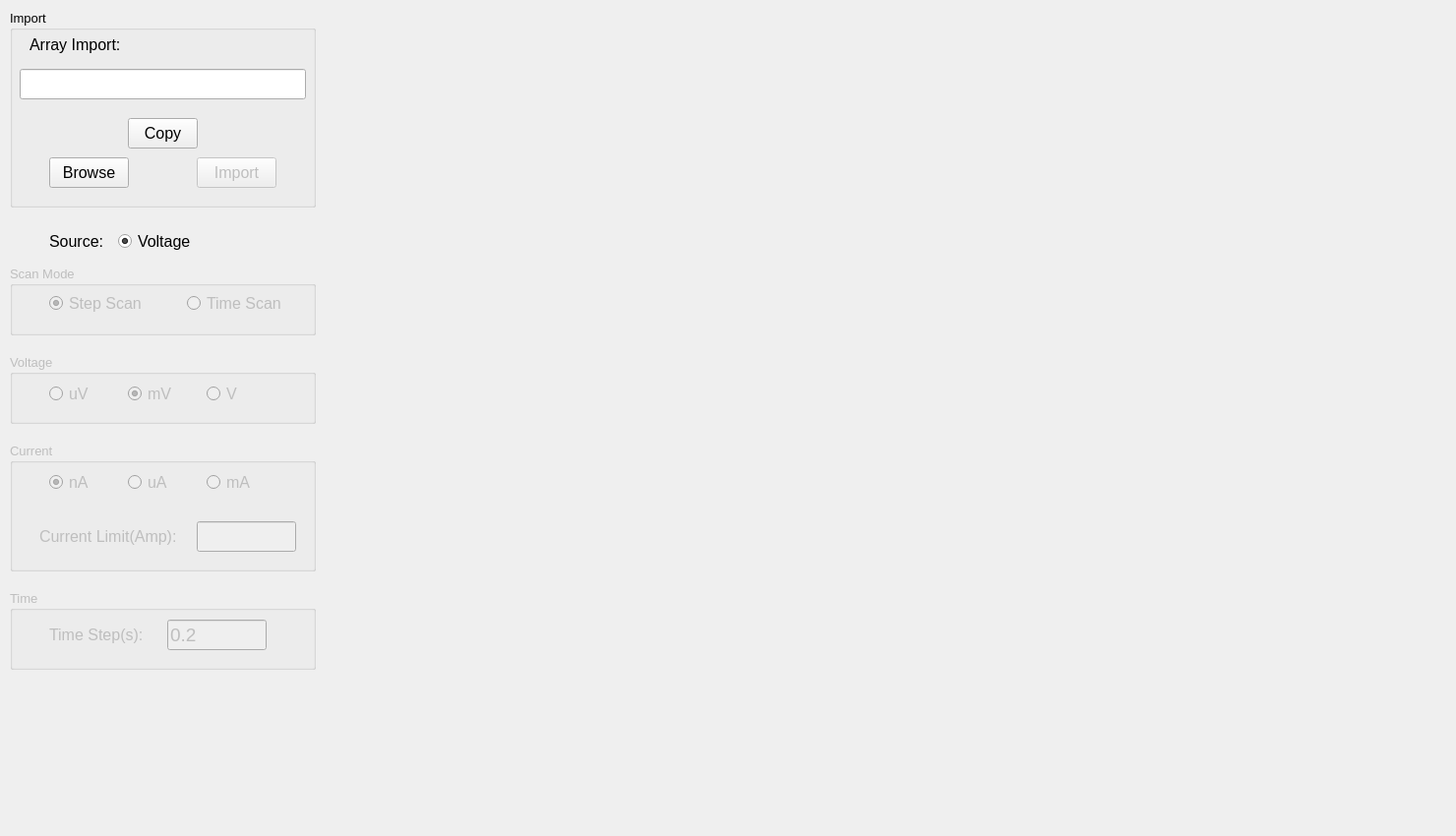
              <widget class="QWidget" name="tab_10">
               <attribute name="title">
                <string>Imported Plot</string>
               </attribute>
               <widget class="QWidget" name="widget_import" native="true">
                <property name="geometry">
                 <rect>
                  <x>320</x>
                  <y>0</y>
                  <width>1151</width>
                  <height>841</height>
                 </rect>
                </property>
                <widget class="MatplotlibWidget" name="mplwidget_import">
                 <property name="geometry">
                  <rect>
                   <x>520</x>
                   <y>230</y>
                   <width>16</width>
                   <height>16</height>
                  </rect>
                 </property>
                </widget>
               </widget>
               <widget class="QGroupBox" name="groupBox_import_keithley">
                <property name="geometry">
                 <rect>
                  <x>10</x>
                  <y>10</y>
                  <width>311</width>
                  <height>201</height>
                 </rect>
                </property>
                <property name="font">
                 <font>
                  <pointsize>10</pointsize>
                 </font>
                </property>
                <property name="title">
                 <string>Import</string>
                </property>
                <widget class="QLineEdit" name="lineEdit_directory_keithley">
                 <property name="geometry">
                  <rect>
                   <x>10</x>
                   <y>60</y>
                   <width>291</width>
                   <height>31</height>
                  </rect>
                 </property>
                 <property name="font">
                  <font>
                   <pointsize>10</pointsize>
                  </font>
                 </property>
                </widget>
                <widget class="QLabel" name="label_7">
                 <property name="geometry">
                  <rect>
                   <x>20</x>
                   <y>20</y>
                   <width>111</width>
                   <height>31</height>
                  </rect>
                 </property>
                 <property name="font">
                  <font>
                   <pointsize>12</pointsize>
                  </font>
                 </property>
                 <property name="text">
                  <string>Array Import:</string>
                 </property>
                </widget>
                <widget class="QPushButton" name="pushButton_browse_keithley">
                 <property name="geometry">
                  <rect>
                   <x>40</x>
                   <y>150</y>
                   <width>81</width>
                   <height>31</height>
                  </rect>
                 </property>
                 <property name="font">
                  <font>
                   <pointsize>12</pointsize>
                  </font>
                 </property>
                 <property name="text">
                  <string>Browse</string>
                 </property>
                </widget>
                <widget class="QPushButton" name="pushButton_import_keithley">
                 <property name="enabled">
                  <bool>false</bool>
                 </property>
                 <property name="geometry">
                  <rect>
                   <x>190</x>
                   <y>150</y>
                   <width>81</width>
                   <height>31</height>
                  </rect>
                 </property>
                 <property name="font">
                  <font>
                   <pointsize>12</pointsize>
                  </font>
                 </property>
                 <property name="text">
                  <string>Import</string>
                 </property>
                </widget>
                <widget class="QPushButton" name="pushButton_copy_keithley">
                 <property name="enabled">
                  <bool>true</bool>
                 </property>
                 <property name="geometry">
                  <rect>
                   <x>120</x>
                   <y>110</y>
                   <width>71</width>
                   <height>31</height>
                  </rect>
                 </property>
                 <property name="font">
                  <font>
                   <pointsize>12</pointsize>
                  </font>
                 </property>
                 <property name="text">
                  <string>Copy</string>
                 </property>
                </widget>
               </widget>
               <widget class="QGroupBox" name="groupBox_scan_mode_keithley">
                <property name="enabled">
                 <bool>false</bool>
                </property>
                <property name="geometry">
                 <rect>
                  <x>10</x>
                  <y>270</y>
                  <width>311</width>
                  <height>71</height>
                 </rect>
                </property>
                <property name="font">
                 <font>
                  <pointsize>10</pointsize>
                 </font>
                </property>
                <property name="title">
                 <string>Scan Mode</string>
                </property>
                <widget class="QRadioButton" name="radioButton_timescan_keithley">
                 <property name="geometry">
                  <rect>
                   <x>180</x>
                   <y>30</y>
                   <width>101</width>
                   <height>17</height>
                  </rect>
                 </property>
                 <property name="font">
                  <font>
                   <pointsize>12</pointsize>
                  </font>
                 </property>
                 <property name="text">
                  <string>Time Scan</string>
                 </property>
                 <property name="checked">
                  <bool>false</bool>
                 </property>
                </widget>
                <widget class="QRadioButton" name="radioButton_stepscan_keithley">
                 <property name="enabled">
                  <bool>false</bool>
                 </property>
                 <property name="geometry">
                  <rect>
                   <x>40</x>
                   <y>30</y>
                   <width>101</width>
                   <height>17</height>
                  </rect>
                 </property>
                 <property name="font">
                  <font>
                   <pointsize>12</pointsize>
                  </font>
                 </property>
                 <property name="text">
                  <string>Step Scan</string>
                 </property>
                 <property name="checkable">
                  <bool>true</bool>
                 </property>
                 <property name="checked">
                  <bool>true</bool>
                 </property>
                </widget>
               </widget>
               <widget class="QLabel" name="label">
                <property name="geometry">
                 <rect>
                  <x>50</x>
                  <y>230</y>
                  <width>61</width>
                  <height>31</height>
                 </rect>
                </property>
                <property name="font">
                 <font>
                  <pointsize>12</pointsize>
                 </font>
                </property>
                <property name="text">
                 <string>Source:</string>
                </property>
               </widget>
               <widget class="QRadioButton" name="radioButton_voltage_keithley">
                <property name="geometry">
                 <rect>
                  <x>120</x>
                  <y>230</y>
                  <width>81</width>
                  <height>31</height>
                 </rect>
                </property>
                <property name="font">
                 <font>
                  <pointsize>12</pointsize>
                 </font>
                </property>
                <property name="text">
                 <string>Voltage</string>
                </property>
                <property name="checked">
                 <bool>true</bool>
                </property>
               </widget>
               <widget class="QGroupBox" name="groupBox_voltage_keithley">
                <property name="enabled">
                 <bool>false</bool>
                </property>
                <property name="geometry">
                 <rect>
                  <x>10</x>
                  <y>360</y>
                  <width>311</width>
                  <height>71</height>
                 </rect>
                </property>
                <property name="font">
                 <font>
                  <pointsize>10</pointsize>
                 </font>
                </property>
                <property name="title">
                 <string>Voltage</string>
                </property>
                <widget class="QRadioButton" name="radioButton_uv_keithley">
                 <property name="geometry">
                  <rect>
                   <x>40</x>
                   <y>30</y>
                   <width>51</width>
                   <height>21</height>
                  </rect>
                 </property>
                 <property name="font">
                  <font>
                   <pointsize>12</pointsize>
                  </font>
                 </property>
                 <property name="text">
                  <string>uV</string>
                 </property>
                </widget>
                <widget class="QRadioButton" name="radioButton_mv_keithley">
                 <property name="geometry">
                  <rect>
                   <x>120</x>
                   <y>30</y>
                   <width>51</width>
                   <height>21</height>
                  </rect>
                 </property>
                 <property name="font">
                  <font>
                   <pointsize>12</pointsize>
                  </font>
                 </property>
                 <property name="text">
                  <string>mV</string>
                 </property>
                 <property name="checked">
                  <bool>true</bool>
                 </property>
                </widget>
                <widget class="QRadioButton" name="radioButton_v_keithley">
                 <property name="geometry">
                  <rect>
                   <x>200</x>
                   <y>30</y>
                   <width>41</width>
                   <height>21</height>
                  </rect>
                 </property>
                 <property name="font">
                  <font>
                   <pointsize>12</pointsize>
                  </font>
                 </property>
                 <property name="text">
                  <string>V</string>
                 </property>
                </widget>
               </widget>
               <widget class="QGroupBox" name="groupBox_current_keithley">
                <property name="enabled">
                 <bool>false</bool>
                </property>
                <property name="geometry">
                 <rect>
                  <x>10</x>
                  <y>450</y>
                  <width>311</width>
                  <height>131</height>
                 </rect>
                </property>
                <property name="font">
                 <font>
                  <pointsize>10</pointsize>
                 </font>
                </property>
                <property name="title">
                 <string>Current</string>
                </property>
                <widget class="QRadioButton" name="radioButton_na_keithley">
                 <property name="geometry">
                  <rect>
                   <x>40</x>
                   <y>30</y>
                   <width>51</width>
                   <height>21</height>
                  </rect>
                 </property>
                 <property name="font">
                  <font>
                   <pointsize>12</pointsize>
                  </font>
                 </property>
                 <property name="text">
                  <string>nA</string>
                 </property>
                 <property name="checked">
                  <bool>true</bool>
                 </property>
                </widget>
                <widget class="QRadioButton" name="radioButton_ua_keithley">
                 <property name="geometry">
                  <rect>
                   <x>120</x>
                   <y>30</y>
                   <width>51</width>
                   <height>21</height>
                  </rect>
                 </property>
                 <property name="font">
                  <font>
                   <pointsize>12</pointsize>
                  </font>
                 </property>
                 <property name="text">
                  <string>uA</string>
                 </property>
                </widget>
                <widget class="QRadioButton" name="radioButton_ma_keithley">
                 <property name="geometry">
                  <rect>
                   <x>200</x>
                   <y>30</y>
                   <width>51</width>
                   <height>21</height>
                  </rect>
                 </property>
                 <property name="font">
                  <font>
                   <pointsize>12</pointsize>
                  </font>
                 </property>
                 <property name="text">
                  <string>mA</string>
                 </property>
                </widget>
                <widget class="QLineEdit" name="lineEdit_climit_keithley">
                 <property name="geometry">
                  <rect>
                   <x>190</x>
                   <y>80</y>
                   <width>101</width>
                   <height>31</height>
                  </rect>
                 </property>
                 <property name="font">
                  <font>
                   <pointsize>12</pointsize>
                  </font>
                 </property>
                 <property name="text">
                  <string/>
                 </property>
                </widget>
                <widget class="QLabel" name="label_yname_keithley_3">
                 <property name="geometry">
                  <rect>
                   <x>30</x>
                   <y>80</y>
                   <width>181</width>
                   <height>31</height>
                  </rect>
                 </property>
                 <property name="font">
                  <font>
                   <pointsize>12</pointsize>
                  </font>
                 </property>
                 <property name="text">
                  <string>Current Limit(Amp):</string>
                 </property>
                </widget>
               </widget>
               <widget class="QGroupBox" name="groupBox_time_keithley">
                <property name="enabled">
                 <bool>false</bool>
                </property>
                <property name="geometry">
                 <rect>
                  <x>10</x>
                  <y>600</y>
                  <width>311</width>
                  <height>81</height>
                 </rect>
                </property>
                <property name="font">
                 <font>
                  <pointsize>10</pointsize>
                 </font>
                </property>
                <property name="title">
                 <string>Time</string>
                </property>
                <widget class="QLabel" name="label_yname_keithley_2">
                 <property name="geometry">
                  <rect>
                   <x>40</x>
                   <y>30</y>
                   <width>101</width>
                   <height>31</height>
                  </rect>
                 </property>
                 <property name="font">
                  <font>
                   <pointsize>12</pointsize>
                  </font>
                 </property>
                 <property name="text">
                  <string>Time Step(s):</string>
                 </property>
                </widget>
                <widget class="QLineEdit" name="lineEdit_tstep_keithley">
                 <property name="geometry">
                  <rect>
                   <x>160</x>
                   <y>30</y>
                   <width>101</width>
                   <height>31</height>
                  </rect>
                 </property>
                 <property name="font">
                  <font>
                   <pointsize>14</pointsize>
                  </font>
                 </property>
                 <property name="text">
                  <string>0.2</string>
                 </property>
                </widget>
               </widget>
              </widget>
